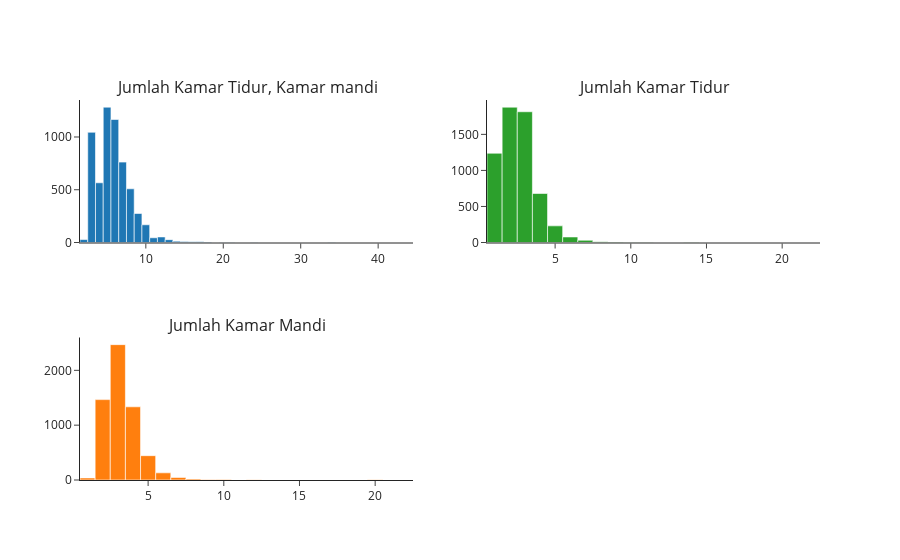

The code cell stored with this chart in its notebook:
### Code cell
cp_df['TM'] = cp_df['km-tidur'] + cp_df['km-mandi']
fig = make_subplots(rows=2, cols=2, specs=[[{'type':'xy'}, {'type':'xy'}],[{'type':'xy'}, None]], subplot_titles=("Jumlah Kamar Tidur, Kamar mandi", "Jumlah Kamar Tidur", "Jumlah Kamar Mandi"))

fig.add_trace(go.Histogram(x = cp_df["TM"],name="TM"),row=1, col=1)
fig.add_trace(go.Histogram(x = df["km-tidur"] ,name="Kamar Tidur"),row=2, col=1)
fig.add_trace(go.Histogram(x = df["km-mandi"] ,name="Kamar Mandi"),row=1, col=2)

fig.update_layout(showlegend=False, title_x=.5)

fig.show()

### Figure 1 — Plotly figure (JSON) as saved in the notebook; plotly's stock layout.template omitted (floating-point values rounded to 4 significant figures; data arrays with more than 128 entries replaced by an {"elided": "..."} marker saying what was removed)
{"data": [{"name": "TM", "type": "histogram", "x": {"elided": "5982 int values"}, "xaxis": "x", "yaxis": "y"}, {"name": "Kamar Tidur", "type": "histogram", "x": {"elided": "5982 int values"}, "xaxis": "x3", "yaxis": "y3"}, {"name": "Kamar Mandi", "type": "histogram", "x": {"elided": "5982 int values"}, "xaxis": "x2", "yaxis": "y2"}], "layout": {"annotations": [{"font": {"size": 16}, "showarrow": false, "text": "Jumlah Kamar Tidur, Kamar mandi", "x": 0.225, "xanchor": "center", "xref": "paper", "y": 1, "yanchor": "bottom", "yref": "paper"}, {"font": {"size": 16}, "showarrow": false, "text": "Jumlah Kamar Tidur", "x": 0.775, "xanchor": "center", "xref": "paper", "y": 1, "yanchor": "bottom", "yref": "paper"}, {"font": {"size": 16}, "showarrow": false, "text": "Jumlah Kamar Mandi", "x": 0.225, "xanchor": "center", "xref": "paper", "y": 0.375, "yanchor": "bottom", "yref": "paper"}], "showlegend": false, "title": {"x": 0.5}, "xaxis": {"anchor": "y", "domain": [0, 0.45]}, "xaxis2": {"anchor": "y2", "domain": [0.55, 1]}, "xaxis3": {"anchor": "y3", "domain": [0, 0.45]}, "yaxis": {"anchor": "x", "domain": [0.625, 1]}, "yaxis2": {"anchor": "x2", "domain": [0.625, 1]}, "yaxis3": {"anchor": "x3", "domain": [0, 0.375]}}}
